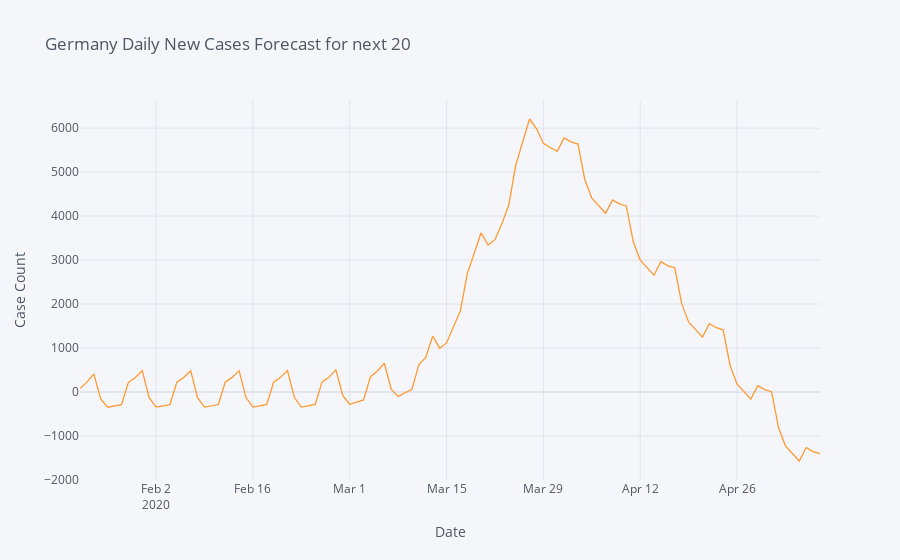

This figure's notebook cell:
### Code cell
estimation_model(df, "Germany", Days = 20)
